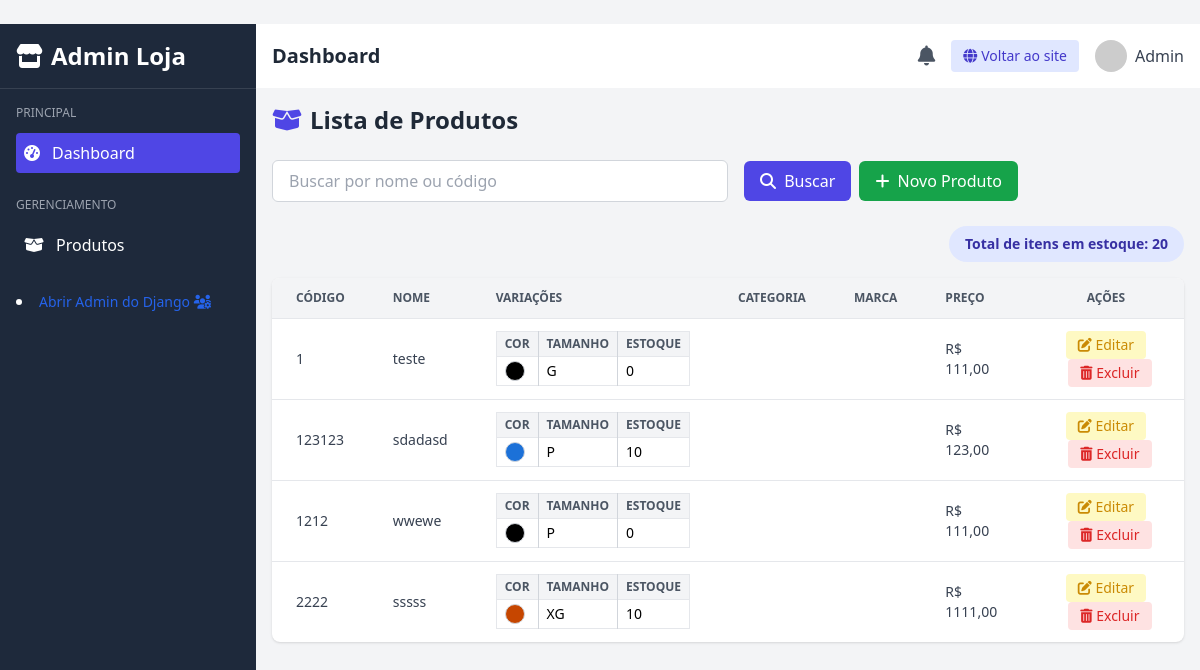
Before: /administracao/produtos/ with the older database file.
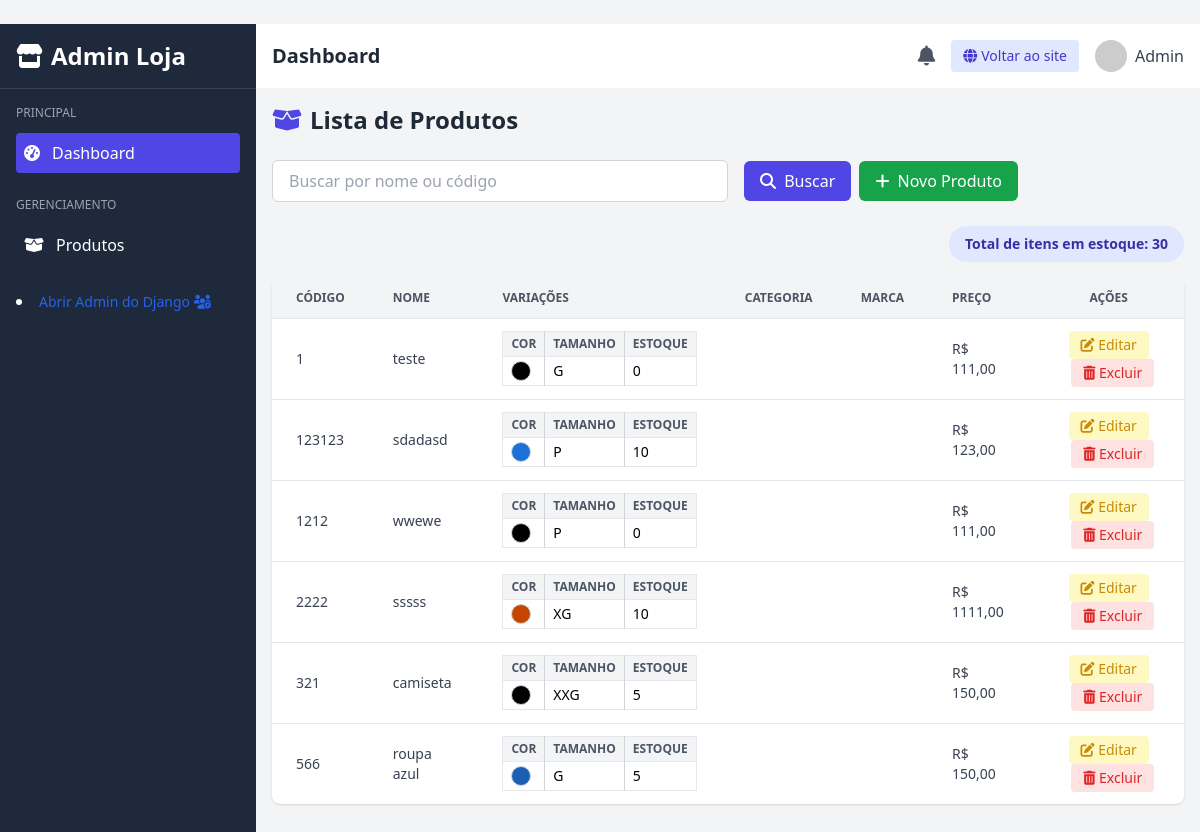
After: the same page with the newer database file.
### produtos/models.py (models this page shows, shortened)
class Produto(models.Model):
    nome = models.CharField(max_length=200)
    codigo_interno = models.CharField(max_length=50, unique=True)
    descricao = models.TextField(blank=True)
    categoria = models.ForeignKey(
        Categoria, on_delete=models.SET_NULL, null=True, blank=True)
    marca = models.ForeignKey(
        Marca, on_delete=models.SET_NULL, null=True, blank=True)
    imagem_principal = models.ImageField(
        upload_to='produtos/', null=True, blank=True)
    valor_venda = models.DecimalField(max_digits=10, decimal_places=2)
    peso = models.DecimalField(
        max_digits=6, decimal_places=3, help_text="Em kg", default=0.0)
    altura = models.DecimalField(
        max_digits=6, decimal_places=2, help_text="Em cm", default=0.0)
    largura = models.DecimalField(
        max_digits=6, decimal_places=2, help_text="Em cm", default=0.0)
    ncm = models.CharField(max_length=10, blank=True, null=True)
    cest = models.CharField(max_length=10, blank=True, null=True)
    cfop = models.CharField(max_length=10, blank=True, null=True)
    desconto_maximo = models.DecimalField(
        max_digits=5, decimal_places=2, blank=True, null=True,
        help_text="Desconto máximo permitido (%)"
    )
    criado_em = models.DateTimeField(auto_now_add=True)
    atualizado_em = models.DateTimeField(auto_now=True)
    ativo = models.BooleanField(default=True)

class VariacaoProduto(models.Model):
    produto = models.ForeignKey(
        Produto, on_delete=models.CASCADE, related_name='variacoes')
    cor = models.CharField(max_length=7, blank=True)
    tamanho = models.CharField(max_length=3, blank=True)  # Texto livre
    estoque = models.PositiveIntegerField(default=0)
    imagem_cor = models.ImageField(
        upload_to='produtos/variacoes/', blank=True, null=True)

### administracao/views.py (the view)
# urls.py: path('produtos/', views.lista_produtos, name='lista_produtos'),
def lista_produtos(request):
    busca = request.GET.get('q', '')
    produtos = Produto.objects.all()
    if busca:
        produtos = produtos.filter(nome__icontains=busca)
    total_estoque = sum([
        sum([v.estoque for v in produto.variacoes.all()])
        for produto in produtos
    ])
    from django.core.paginator import Paginator
    paginator = Paginator(produtos, 10)
    page = request.GET.get('page')
    produtos_paginados = paginator.get_page(page)
    return render(request, 'administracao/lista_produtos.html', {
        'produtos': produtos_paginados,
        'busca': busca,
        'total_estoque': total_estoque,
    })

### administracao/templates/administracao/lista_produtos.html (shortened to what this page needs)
﻿{% extends 'administracao/base_admin.html' %}
{% block content %}
<h1 class="text-2xl font-bold text-gray-800 mb-6 flex items-center">
    <i class="fas fa-box-open mr-2 text-indigo-600"></i>
    Lista de Produtos
</h1>
<form method="get" class="flex flex-col md:flex-row md:items-center gap-4 mb-6">
    <input type="text" name="q" placeholder="Buscar por nome ou código" value="{{ busca }}"
        class="w-full md:w-1/2 px-4 py-2 border border-gray-300 rounded-md focus:ring-2 focus:ring-indigo-500">
    <div class="flex gap-2">
        <button type="submit"
            class="bg-indigo-600 hover:bg-indigo-700 text-white px-4 py-2 rounded-md font-medium">
            <i class="fas fa-search mr-1"></i> Buscar
        </button>
        <a href="{% url 'administracao:cadastro_produto' %}"
            class="bg-green-600 hover:bg-green-700 text-white px-4 py-2 rounded-md font-medium">
            <i class="fas fa-plus mr-1"></i> Novo Produto
        </a>
    </div>
</form>
<div class="mb-4 text-right">
  <span class="inline-block bg-indigo-100 text-indigo-800 text-sm font-semibold px-4 py-2 rounded-full">
    Total de itens em estoque: {{ total_estoque }}
  </span>
</div>
<div class="overflow-x-auto bg-white shadow rounded-lg">
  <table class="min-w-full text-sm text-left table-auto">
    <thead class="bg-gray-100 text-gray-600 uppercase text-xs">
        <tr>
            <th class="px-6 py-3">Código</th>
            <th class="px-6 py-3">Nome</th>
            <th class="px-6 py-3">Variações</th>
            <th class="px-6 py-3">Categoria</th>
            <th class="px-6 py-3">Marca</th>
            <th class="px-6 py-3">Preço</th>
            <th class="px-6 py-3 text-center">Ações</th>
        </tr>
    </thead>
    <tbody class="text-gray-700">
        {% for produto in produtos %}
        <tr class="border-t hover:bg-gray-50 align-top">
            <td class="px-6 py-3 align-middle">{{ produto.codigo_interno }}</td>
            <td class="px-6 py-3 align-middle">{{ produto.nome }}</td>
            <td class="px-6 py-3">
                {% if produto.variacoes.all %}
                    <table class="min-w-full text-sm text-left border border-gray-200 rounded">
                        <thead class="bg-gray-100 text-gray-600 uppercase text-xs">
                            <tr>
                                <th class="px-2 py-1 border-r border-gray-300">Cor</th>
                                <th class="px-2 py-1 border-r border-gray-300">Tamanho</th>
                                <th class="px-2 py-1">Estoque</th>
                            </tr>
                        </thead>
                        <tbody>
                            {% for var in produto.variacoes.all %}
                            <tr class="border-t border-gray-200 hover:bg-gray-50">
                                <td class="px-2 py-1 border-r border-gray-300">
                                    <span class="inline-block w-5 h-5 rounded-full border border-gray-300" style="background-color: {{ var.cor }};"></span>
                                </td>
                                <td class="px-2 py-1 border-r border-gray-300">{{ var.tamanho|default:"-" }}</td>
                                <td class="px-2 py-1">{{ var.estoque }}</td>
                            </tr>
                            {% endfor %}
                        </tbody>
                    </table>
                {% else %}
                    <span class="italic text-gray-400">Sem variações cadastradas</span>
                {% endif %}
            </td>
            <td class="px-6 py-3 align-middle">{{ produto.categoria.nome }}</td>
            <td class="px-6 py-3 align-middle">{{ produto.marca.nome }}</td>
            <td class="px-6 py-3 align-middle">R$ {{ produto.valor_venda }}</td>
            <td class="px-6 py-3 text-center space-x-2 align-middle">
                <a href="{% url 'administracao:editar_produto' produto.id %}"
                   class="inline-block px-3 py-1 text-sm text-yellow-600 bg-yellow-100 rounded hover:bg-yellow-200">
                   <i class="fas fa-edit"></i> Editar
                </a>
                <a href="{% url 'administracao:excluir_produto' produto.id %}"
                   class="inline-block px-3 py-1 text-sm text-red-600 bg-red-100 rounded hover:bg-red-200"
                   onclick="return confirm('Tem certeza que deseja excluir este produto?');">
                   <i class="fas fa-trash-alt"></i> Excluir
                </a>
            </td>
        </tr>
        {% empty %}
        <tr>
            <td colspan="7" class="px-6 py-4 text-center text-gray-500">Nenhum produto encontrado.</td>
        </tr>
        {% endfor %}
    </tbody>
</table>
</div>
{% endblock %}

### administracao/templates/administracao/base_admin.html (shortened to what this page needs)
﻿{% load static %}
<!DOCTYPE html>
<html lang="pt-BR">
<head>
    <script src="https://cdn.tailwindcss.com"></script>
    <link rel="stylesheet" href="https://cdnjs.cloudflare.com/ajax/libs/font-awesome/6.4.0/css/all.min.css">
</head>
<body class="bg-gray-100 font-sans">
<div class="flex h-screen overflow-hidden">
    <div class="sidebar bg-dark text-white w-64 flex-shrink-0">
        <div class="p-4 border-b border-gray-700">
            <h1 class="text-2xl font-bold flex items-center">
                <i class="fas fa-store mr-2"></i>
                <span>Admin Loja</span>
            </h1>
        </div>
        <nav class="p-4">
            <div class="mb-6">
                <h3 class="text-xs uppercase text-gray-400 mb-3">Principal</h3>
                <ul>
                    <li class="mb-2">
                        <a href="{% url 'administracao:painel_dashboard' %}" class="flex items-center p-2 rounded bg-primary text-white">
                            <i class="fas fa-tachometer-alt mr-3"></i>
                            Dashboard
                        </a>
                    </li>
                </ul>
            </div>
            <div class="mb-6">
                <h3 class="text-xs uppercase text-gray-400 mb-3">Gerenciamento</h3>
                <ul>
                    <li class="mb-2">
                        <a href="{% url 'administracao:lista_produtos' %}" class="flex items-center p-2 rounded hover:bg-gray-700">
                            <i class="fas fa-box-open mr-3"></i>
                            Produtos
                        </a>
                    </li>
                </ul>
            </div>
            <li class="mb-2">
                    <a href="/admin/" target="_blank" class="text-sm text-blue-600 ">Abrir Admin do Django <i class="fas fa-users-cog mr-3"></i></a>
            </li>
        </nav>
    </div>
    <div class="flex-1 flex flex-col overflow-hidden">
        <header class="bg-white shadow-sm">
            <div class="flex items-center justify-between p-4">
                <div class="flex items-center">
                    <h2 class="text-xl font-semibold text-gray-800">{% block page_title %}Dashboard{% endblock %}</h2>
                </div>
                <div class="flex items-center space-x-4">
                    <button class="text-gray-600 hover:text-gray-800" title="Notificações">
                        <i class="fas fa-bell text-xl"></i>
                    </button>
                    <a href="/" target="_blank"
                    class="bg-indigo-100 text-indigo-700 hover:bg-indigo-200 px-3 py-1.5 rounded text-sm font-medium flex items-center space-x-1"
                    title="Abrir site em nova aba">
                        <i class="fas fa-globe"></i>
                        <span class="hidden sm:inline">Voltar ao site</span>
                    </a>
                    <div class="flex items-center space-x-2">
                        <img src="https://randomuser.me/api/portraits/women/44.jpg" alt="User" class="w-8 h-8 rounded-full">
                        <span class="hidden md:inline text-gray-700">Admin</span>
                    </div>
                </div>
            </div>
        </header>
        <main class="flex-1 overflow-y-auto p-4 bg-gray-100">
            {% block content %}{% endblock %}
        </main>
    </div>
</div>
</body>
</html>

Changed rows visible on the page:
added Produto: codigo_interno "321", nome "camiseta", valor_venda "150,00"
added VariacaoProduto: tamanho "XXG", estoque "5", shown under "321"
added Produto: codigo_interno "566", nome "roupa azul", valor_venda "150,00"
added VariacaoProduto: tamanho "G", estoque "5", shown under "566"
Other visible differences:
{{ total_estoque }}: "20" → "30"
